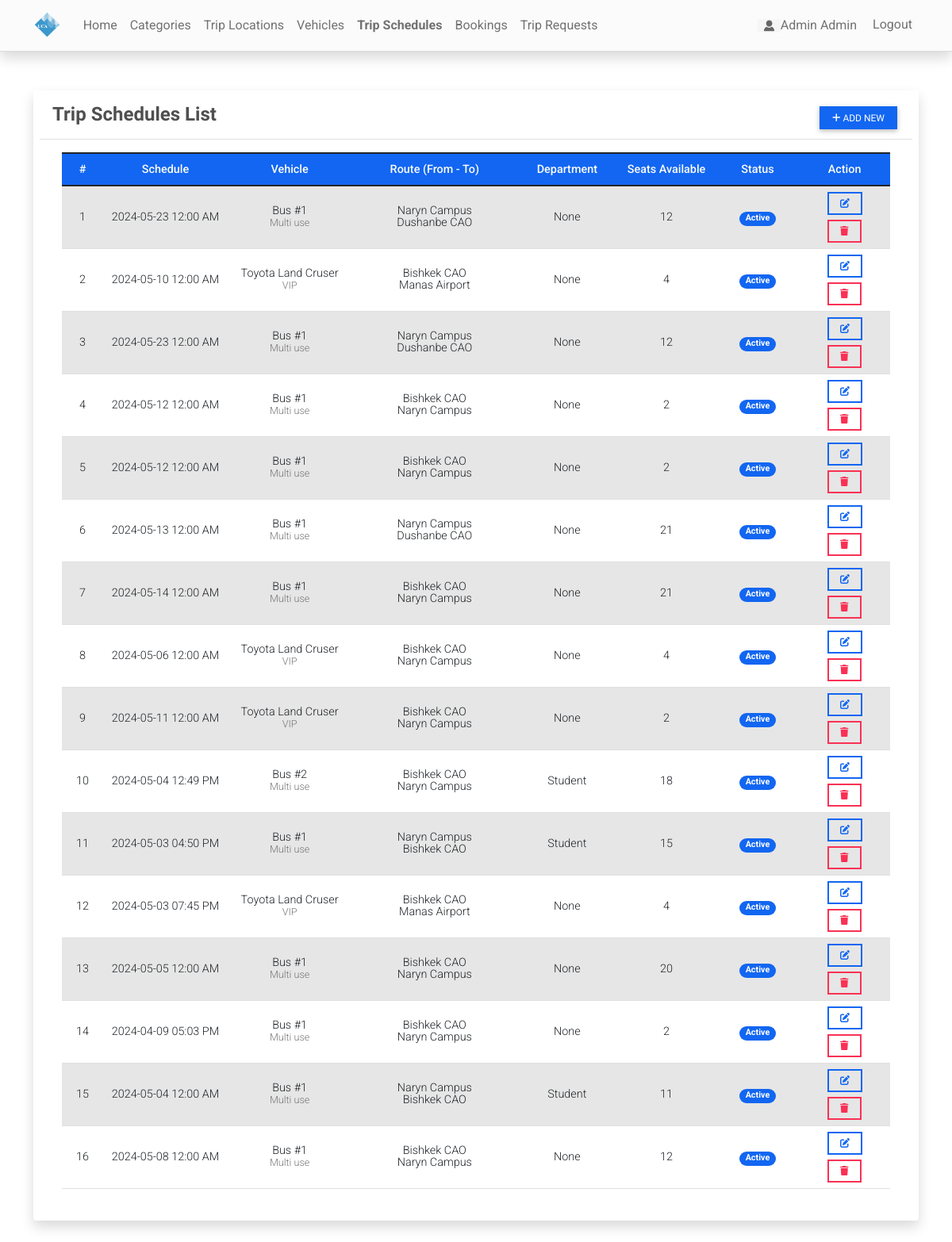
The page /schedule (signed in) on the database its author committed.
### reservationApp/models.py (models this page shows, shortened)
class Schedule(models.Model):
    code = models.CharField(max_length=100)
    bus = models.ForeignKey(Bus,on_delete=models.CASCADE)
    depart = models.ForeignKey(Location,on_delete=models.CASCADE, related_name='depart_location')
    destination = models.ForeignKey(Location,on_delete=models.CASCADE, related_name='destination')
    schedule= models.DateTimeField()
    seats_available = models.IntegerField(null=True)  # replaced fare with seats_available
    status = models.CharField(max_length=2, choices=(('1','Active'),('2','Cancelled')), default=1)
    date_created = models.DateTimeField(default=timezone.now)
    date_updated = models.DateTimeField(auto_now=True)
    ABLE_TO_BOOK_CHOICES = [
        ('None', 'None'),
        ('Student', 'Student'),
        ('Staff', 'Staff'),
        ('Faculty', 'Faculty'),
    ]
    able_to_book = models.CharField(
        max_length=10,
        choices=ABLE_TO_BOOK_CHOICES,
        default='None',
    )
    def count_available(self):
        booked = Booking.objects.filter(schedule=self, status='2').aggregate(Sum('seats'))['seats__sum']
        if booked is not None:
            return self.seats_available - booked
        else:
            return self.seats_available

class Bus(models.Model):
    category = models.ForeignKey(Category,on_delete=models.CASCADE, blank= True, null = True)
    bus_number = models.CharField(max_length=250)
    seats = models.FloatField(max_length=5, default=0)
    status = models.CharField(max_length=2, choices=(('1','Active'),('2','Inactive')), default=1)
    date_created = models.DateTimeField(default=timezone.now)
    date_updated = models.DateTimeField(auto_now=True)

class Category(models.Model):
    name = models.CharField(max_length=250)
    description = models.TextField()
    status = models.CharField(max_length=2, choices=(('1','Active'),('2','Inactive')), default=1)
    date_created = models.DateTimeField(default=timezone.now)
    date_updated = models.DateTimeField(auto_now=True)
    def __str__(self):
        return self.name

class Location(models.Model):
    location = models.CharField(max_length=250)
    status = models.CharField(max_length=2, choices=(('1','Active'),('2','Inactive')), default=1)
    date_created = models.DateTimeField(default=timezone.now)
    date_updated = models.DateTimeField(auto_now=True)
    def __str__(self):
        return self.location

### reservationApp/views.py (the view)
# urls.py: path('schedule',views.schedule_mgt,name='schedule-page'),
@user_passes_test(admin_check)
def schedule_mgt(request):
    context['page_title'] = "Trip Schedules"
    schedules = Schedule.objects.all()
    context['schedules'] = schedules
    return render(request, 'schedule_mgt.html', context)

### reservationApp/views.py (called while the page is built)
def admin_check(user):
    return user.is_staff

### reservationApp/templates/schedule_mgt.html (shortened to what this page needs)
{% extends 'base.html' %} {% load humanize %} {% block pageContent %}
<div class="col-lg-12 col-md-12 col-sm-12 col-xs-12">
    <div class="card card-default p-2 shadow ">
        <div class="card-header">
            <div class="d-flex w-100 align-items-center justify-content-between">
                <h4 class="card-title fw-bold">Trip Schedules List</h4>
                <div class="tools">
                    <button type="button" class="btn btn-primary btn-sm" id='add_new'><i class="fa fa-plus"></i> Add New</button>
                </div>
            </div>
        </div>
        <div class="card-body">
            <div class="container-fluid">
                <table class="table table-striped" id="schedule-list">
                    <colgroup>
                        <col width="5%">
                        <col width="15%">
                        <col width="15%">
                        <col width="20%">
                        <col width="12%">
                        <col width="12%">
                        <col width="10%">
                        <col width="11%">
                    </colgroup>
                    <thead>
                        <tr class="bg-primary bg-opacity-50 text-light">
                            <th class="px-2 py-2 text-center">#</th>
                            <th class="px-2 py-2 text-center">Schedule</th>
                            <th class="px-2 py-2 text-center">Vehicle</th>
                            <th class="px-2 py-2 text-center">Route (From - To)</th>
                            <th class="px-2 py-2 text-center">Department</th>
                            <th class="px-2 py-2 text-center">Seats Available</th>
                            <th class="px-2 py-2 text-center">Status</th>
                            <th class="px-2 py-2 text-center">Action</th>
                        </tr>
                    </thead>
                    <tbody class="text-center">
                        {% for schedule in schedules %}
                        <tr>
                            <td class="px-2 py-1 align-middle">{{ forloop.counter }}</td>
                            <td class="px-2 py-1 align-middle">{{ schedule.schedule|date:"Y-m-d h:i A" }}</td>
                            <td class="px-2 py-1 align-middle">
                                <div class="lh-1">
                                    <div>{{ schedule.bus.bus_number }}</div>
                                    <small class="text-muted">{{ schedule.bus.category }}</small>
                                </div>
                            </td>
                            <td class="px-2 py-1 align-middle">
                                <div class="lh-1">
                                    <div>{{ schedule.depart }}</div>
                                    <div>{{ schedule.destination }}</div>
                                </div>
                            </td>
                            <td class="px-2 py-1 align-middle">{{ schedule.able_to_book }}</td>
                            <td class="px-2 py-1 align-middle text-center">{{ schedule.count_available|floatformat:0|intcomma }}</td>                            <td class="px-1 py-1 align-middle text-center">
                                {% if schedule.status == '1' %}
                                <span class="badge bg-primary rounded-pill px-2">Active</span> {% else %}
                                <span class="badge bg-danger rounded-pill px-2">Cancelled</span> {% endif %}
                            </td>
                            <td class="px-2 py-1 align-middle text-center">
                                <a class="btn btn-outline-primary btn-sm edit-data" href="javascript:void(0)" data-id="{{ schedule.pk }}" title="Edit">
                                    <i class="fa fa-edit"></i>
                                </a>
                                <button class="btn btn-outline-danger btn-sm delete-data" type="button" data-id="{{ schedule.pk }}" title="Delete">
                                    <i class="fa fa-trash"></i>
                                </button>
                            </td>
                        </tr>
                        {% endfor %}
                    </tbody>
                </table>
            </div>
        </div>
    </div>
</div>
{% endblock pageContent %}

### reservationApp/templates/topNavigation.html (shortened to what this page needs)
{% load static %}
<header>
    <nav class="navbar navbar-expand-lg navbar-light bg-light fixed-top shadow border-bottom">
        <div class="container">
            <a class="navbar-brand" href="{% url 'home-page' %}">
                <img src="{{ MEDIA_URL }}/uploads/logo.png" height="16" alt="{{ MEDIA_URL }}" loading="lazy" style="margin-top: -3px;" />
            </a>
            <div class="collapse navbar-collapse" id="navbarExample01">
                <ul class="navbar-nav me-auto mb-2 mb-lg-0" id="topNav">
                    <li class="nav-item">
                        <a class="nav-link" aria-current="page" href="{% url 'home-page' %}">Home</a>
                    </li>
                    {% if user.is_staff %}
                    <li class="nav-item">
                        <a class="nav-link" aria-current="page" href="{% url 'category-page' %}">Categories</a>
                    </li>
                    <li class="nav-item">
                        <a class="nav-link" aria-current="page" href="{% url 'location-page' %}">Trip Locations</a>
                    </li>
                    <li class="nav-item">
                        <a class="nav-link" aria-current="page" href="{% url 'bus-page' %}">Vehicles</a>
                    </li>
                    <li class="nav-item">
                        <a class="nav-link" aria-current="page" href="{% url 'schedule-page' %}">Trip Schedules</a>
                    </li>
                     <li class="nav-item">
                        <a class="nav-link" aria-current="page" href="{% url 'booking-page' %}">Bookings</a>
                    </li>
                    <li class="nav-item">
                        <a class="nav-link" href="{% url 'trip_request_list' %}">Trip Requests</a>
                      </li>
                    {% endif %}
                </ul>
                <ul class="navbar-nav d-flex flex-row">
                    {% if user.id %} {% if user.profile.user_type == 1 %} {% endif %}
                    <li class="nav-item me-3 me-lg-0">
                        <a class="nav-link" href="{% url 'profile' %}">
                            <span class="me-1"><img src="{{ MEDIA_URL }}/default/images.png" alt="User Avatar" id="user-avatar">{{ user.first_name }} {{user.last_name}}</span>
                        </a>
                    </li>
                    <li class="nav-item me-3 me-lg-0">
                        <a class="nav-link" href="{% url 'logout' %}">Logout</a>
                    </li>
                    {% endif %}
                </ul>
            </div>
        </div>
    </nav>
</header>

### static/assets/default/css/style.css (style rules this page uses)
html, body { height: 100%; width: 100%; max-height: 100%; overflow: auto; display: flex; flex-direction: column; }
body>header { flex-shrink: auto; }
#user-avatar { width: 1.8rem; height: 1.8rem; object-fit: scale-down; object-position: center center; }
.navbar-brand>img { height: 2em; }
.nav-item.active a.nav-link { font-weight: bolder !important; }

### reservationApp/templates/base.html (style rules this page uses)
h4.card-title { display: inline-block; font-family: 'Oswald', sans-serif; text-shadow: none; }
.btn { border-radius: 0; margin: 3px; text-transform: uppercase; font-family: 'Oswald', sans-serif; }

### rows shown on the page
Schedule: schedule "2024-05-23 12:00 AM", bus.bus_number "Bus #1", bus.category "Multi use", depart "Naryn Campus", destination "Dushanbe CAO", able_to_book "None", count_available "12", status "Active"
Schedule: schedule "2024-05-10 12:00 AM", bus.bus_number "Toyota Land Cruser", bus.category "VIP", depart "Bishkek CAO", destination "Manas Airport", able_to_book "None", count_available "4", status "Active"
Schedule: schedule "2024-05-23 12:00 AM", bus.bus_number "Bus #1", bus.category "Multi use", depart "Naryn Campus", destination "Dushanbe CAO", able_to_book "None", count_available "12", status "Active"
Schedule: schedule "2024-05-12 12:00 AM", bus.bus_number "Bus #1", bus.category "Multi use", depart "Bishkek CAO", destination "Naryn Campus", able_to_book "None", count_available "2", status "Active"
Schedule: schedule "2024-05-12 12:00 AM", bus.bus_number "Bus #1", bus.category "Multi use", depart "Bishkek CAO", destination "Naryn Campus", able_to_book "None", count_available "2", status "Active"
Schedule: schedule "2024-05-13 12:00 AM", bus.bus_number "Bus #1", bus.category "Multi use", depart "Naryn Campus", destination "Dushanbe CAO", able_to_book "None", count_available "21", status "Active"
Schedule: schedule "2024-05-14 12:00 AM", bus.bus_number "Bus #1", bus.category "Multi use", depart "Bishkek CAO", destination "Naryn Campus", able_to_book "None", count_available "21", status "Active"
Schedule: schedule "2024-05-06 12:00 AM", bus.bus_number "Toyota Land Cruser", bus.category "VIP", depart "Bishkek CAO", destination "Naryn Campus", able_to_book "None", count_available "4", status "Active"
Schedule: schedule "2024-05-11 12:00 AM", bus.bus_number "Toyota Land Cruser", bus.category "VIP", depart "Bishkek CAO", destination "Naryn Campus", able_to_book "None", count_available "2", status "Active"
Schedule: schedule "2024-05-04 12:49 PM", bus.bus_number "Bus #2", bus.category "Multi use", depart "Bishkek CAO", destination "Naryn Campus", able_to_book "Student", count_available "18", status "Active"
Schedule: schedule "2024-05-03 04:50 PM", bus.bus_number "Bus #1", bus.category "Multi use", depart "Naryn Campus", destination "Bishkek CAO", able_to_book "Student", count_available "15", status "Active"
Schedule: schedule "2024-05-03 07:45 PM", bus.bus_number "Toyota Land Cruser", bus.category "VIP", depart "Bishkek CAO", destination "Manas Airport", able_to_book "None", count_available "4", status "Active"
Schedule: schedule "2024-05-05 12:00 AM", bus.bus_number "Bus #1", bus.category "Multi use", depart "Bishkek CAO", destination "Naryn Campus", able_to_book "None", count_available "20", status "Active"
Schedule: schedule "2024-04-09 05:03 PM", bus.bus_number "Bus #1", bus.category "Multi use", depart "Bishkek CAO", destination "Naryn Campus", able_to_book "None", count_available "2", status "Active"
Schedule: schedule "2024-05-04 12:00 AM", bus.bus_number "Bus #1", bus.category "Multi use", depart "Naryn Campus", destination "Bishkek CAO", able_to_book "Student", count_available "11", status "Active"
Schedule: schedule "2024-05-08 12:00 AM", bus.bus_number "Bus #1", bus.category "Multi use", depart "Bishkek CAO", destination "Naryn Campus", able_to_book "None", count_available "12", status "Active"

### other values the page prints
{{ user.first_name }} "Admin"
{{ user.last_name }} "Admin"
